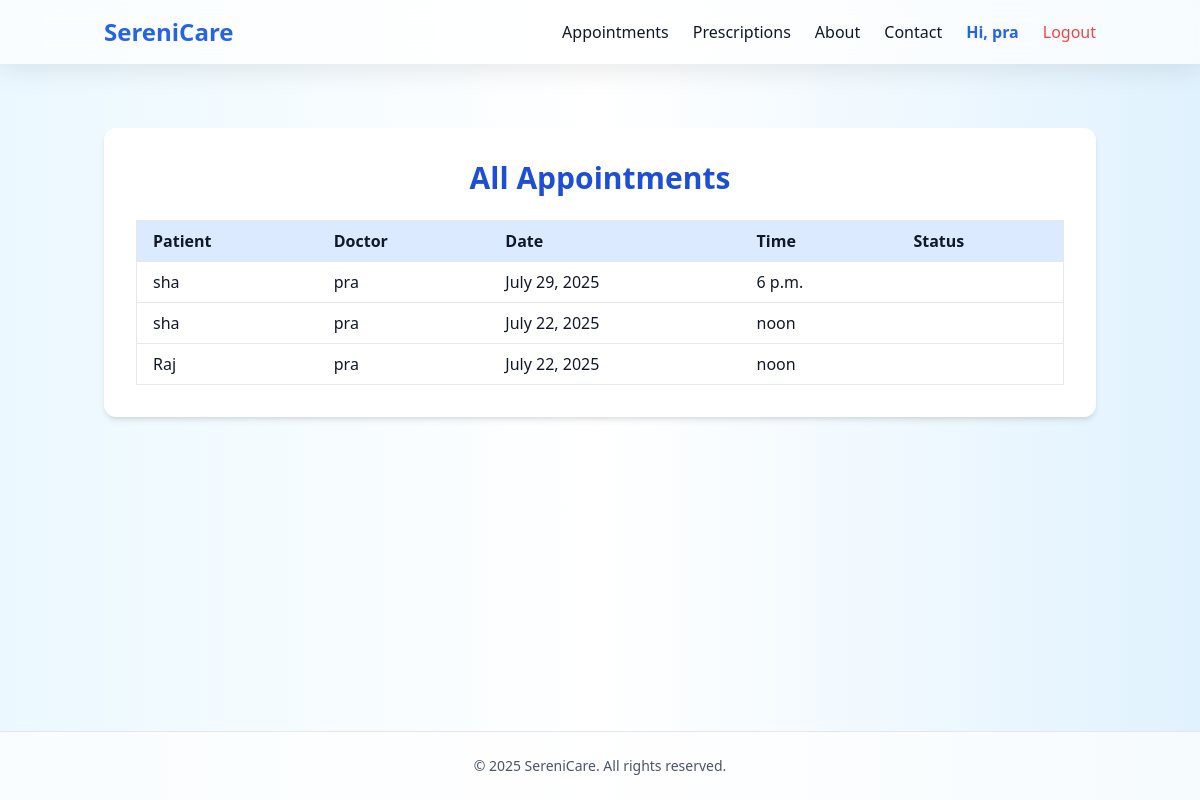
Page /appointments/list/ (signed in) on the committed database.
### accounts/models.py (models this page shows, shortened)
class CustomUser(AbstractUser):
    ROLE_CHOICES = (
        ('doctor', 'Doctor'),
        ('patient', 'Patient'),
    )
    role = models.CharField(max_length=10, choices=ROLE_CHOICES, default='patient')
    bio = models.TextField(blank=True)
    profile_pic = models.ImageField(upload_to='profile_pics/', blank=True)
    is_doctor = models.BooleanField(default=False)

### appointments/models.py (models this page shows, shortened)
class Appointment(models.Model):
    patient = models.ForeignKey(settings.AUTH_USER_MODEL, on_delete=models.CASCADE, related_name='appointments')
    doctor = models.CharField(max_length=100)
    date = models.DateField()
    time = models.TimeField()
    reason = models.TextField(blank=True)
    created_at = models.DateTimeField(auto_now_add=True)

### appointments/views.py (the view)
# urls.py: path('list/', list_appointments, name='appointment_list'),
@login_required
def appointment_list(request):
    if request.user.is_doctor:
        appointments = Appointment.objects.filter(doctor=request.user)
    else:
        appointments = Appointment.objects.filter(patient=request.user)
    return render(request, 'appointments/appointment_list.html', {'appointments': appointments})

### Django/SereniCare/templates/appointments/appointment_list.html (shortened to what this page needs)
{% extends 'base.html' %}
{% block content %}
<div class="max-w-5xl mx-auto p-8 bg-white rounded-xl shadow-md animate-fade-in">
    <h2 class="text-3xl font-bold text-center text-blue-700 mb-6">All Appointments</h2>
    {% if appointments %}
        <table class="min-w-full border">
            <thead class="bg-blue-100">
                <tr>
                    <th class="px-4 py-2 text-left">Patient</th>
                    <th class="px-4 py-2 text-left">Doctor</th>
                    <th class="px-4 py-2 text-left">Date</th>
                    <th class="px-4 py-2 text-left">Time</th>
                    <th class="px-4 py-2 text-left">Status</th>
                </tr>
            </thead>
            <tbody>
                {% for appointment in appointments %}
                    <tr class="border-t hover:bg-gray-100 transition">
                        <td class="px-4 py-2">{{ appointment.doctor }}</td>
                        <td class="px-4 py-2">{{ appointment.patient.username }}</td>
                        <td class="px-4 py-2">{{ appointment.date }}</td>
                        <td class="px-4 py-2">{{ appointment.time }}</td>
                        <td class="px-4 py-2">{{ appointment.status }}</td>
                    </tr>
                {% endfor %}
            </tbody>
        </table>
    {% else %}
        <p class="text-center text-gray-600">No appointments found.</p>
    {% endif %}
</div>
{% endblock %}

### templates/base.html (shortened to what this page needs)
<!DOCTYPE html>
<html lang="en">
<head>
  <link href="https://cdn.jsdelivr.net/npm/tailwindcss@2.2.19/dist/tailwind.min.css" rel="stylesheet">
</head>
<body class="text-gray-900 font-sans min-h-screen flex flex-col">
  <header x-data="{ open: false }" class="glass fixed w-full top-0 z-50 shadow-md">
    <div class="container mx-auto px-4 py-4 flex justify-between items-center">
      <a href="{% url 'home' %}" class="text-2xl font-bold text-blue-600 hover:text-blue-800 transition duration-300">
        SereniCare
      </a>
      <nav class="hidden md:flex space-x-6 items-center">
        <a href="{% url 'appointment_list' %}" class="hover:text-blue-600 transition">Appointments</a>
        <a href="{% url 'prescriptions:view_prescriptions' %}" class="hover:text-blue-600 transition">Prescriptions</a>
        <a href="{% url 'about' %}" class="hover:text-blue-600 transition">About</a>
        <a href="{% url 'contact' %}" class="hover:text-blue-600 transition">Contact</a>
        {% if user.is_authenticated %}
          <a href="{% url 'profile' %}" class="text-blue-600 font-semibold">Hi, {{ user.username }}</a>
          <a href="{% url 'logout' %}" class="text-red-500 hover:text-red-700 transition">Logout</a>
        {% else %}
          <a href="{% url 'login' %}" class="text-blue-500 hover:underline">Login</a>
          <a href="{% url 'register' %}" class="text-green-600 hover:underline">Register</a>
        {% endif %}
      </nav>
    </div>
  </header>
  <main class="flex-grow pt-32 fade-slide-in container mx-auto px-4">
    {% block content %}{% endblock %}
  </main>
  <footer class="text-center py-6 text-sm text-gray-600 bg-white bg-opacity-70 backdrop-blur-md border-t">
    &copy; 2025 SereniCare. All rights reserved.
  </footer>
</body>
</html>

### templates/base.html (style rules this page uses)
body { background: linear-gradient(to right, #ebf8ff, #ffffff, #e0f2fe); transition: background 0.4s ease-in-out; }
.glass { background: rgba(255, 255, 255, 0.7); backdrop-filter: blur(14px); -webkit-backdrop-filter: blur(14px); box-shadow: 0 4px 30px rgba(0, 0, 0, 0.1); }
.fade-slide-in { animation: fadeSlideIn 0.6s ease-out both; }

### rows in the picture
CustomUser: username "pra"
Appointment: doctor "sha", patient.username "pra", date "July 29, 2025", time "6 p.m."
Appointment: doctor "sha", patient.username "pra", date "July 22, 2025", time "noon"
Appointment: doctor "Raj", patient.username "pra", date "July 22, 2025", time "noon"
